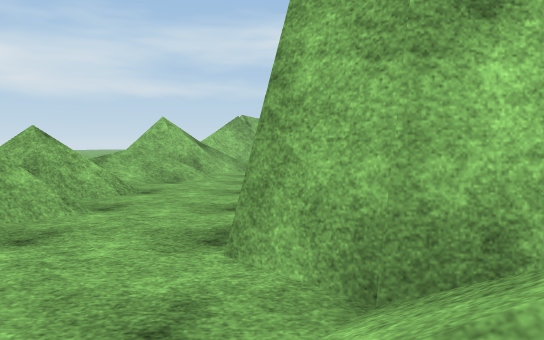
View 1 (above)

23 first-person views from a walk through a scene from a Unity 3-D project. The camera is 1.3 m above the floor, tilts 4° down and sees 70° across. The floor is counted in squares, 2 m on a side. Each view is taken from the middle of a square. On the plan, view 1 faces up. The plan holds only what a view shows up to about 11 squares ahead; the rest is blank. The place goes on beyond the plan. Surface patterns are stand-ins for the level's own textures.

View 2
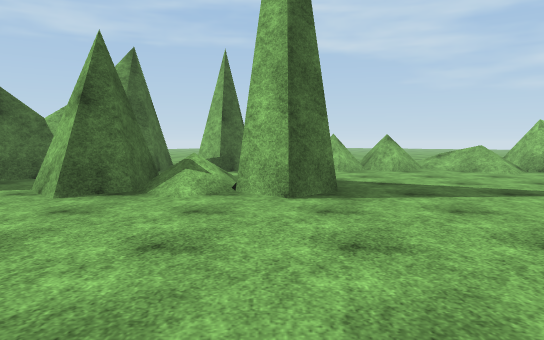

View 3
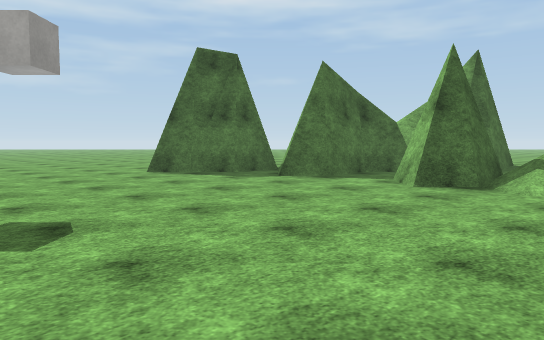

View 4
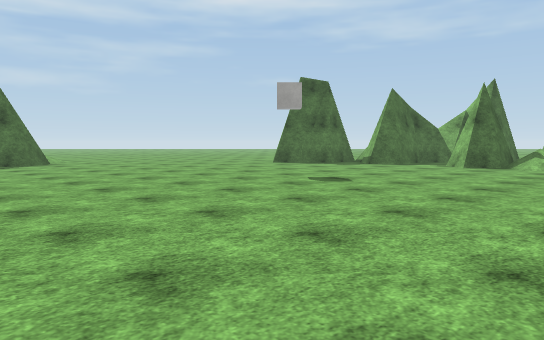

View 5
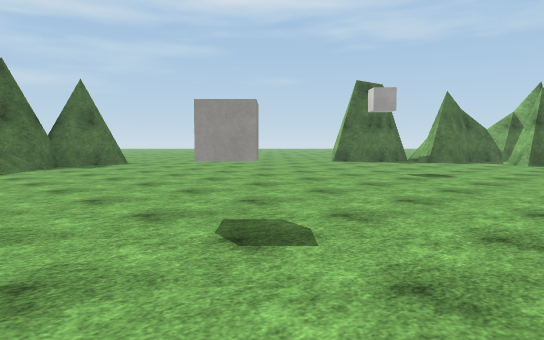

View 6
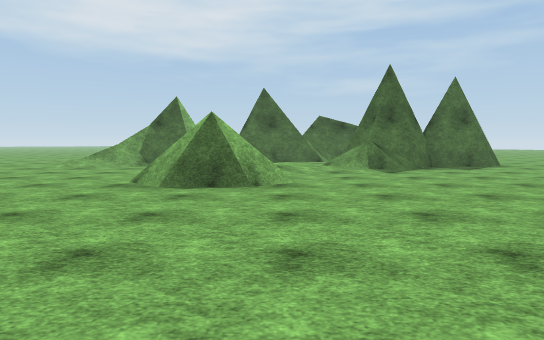

View 7
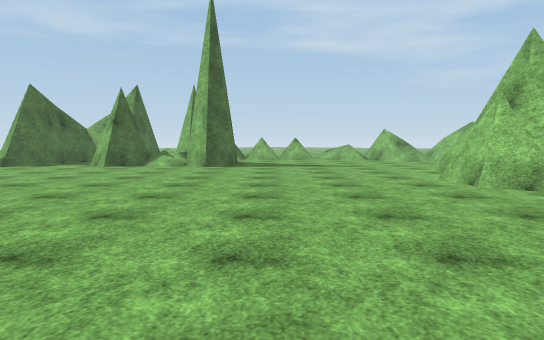

View 8
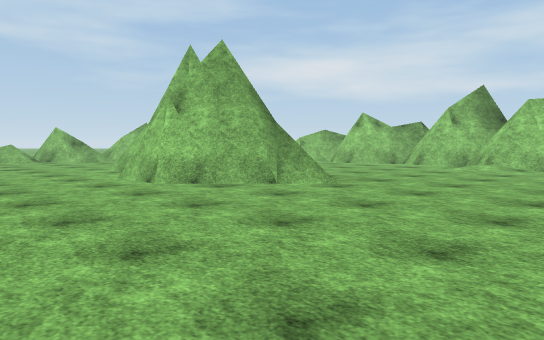

View 9
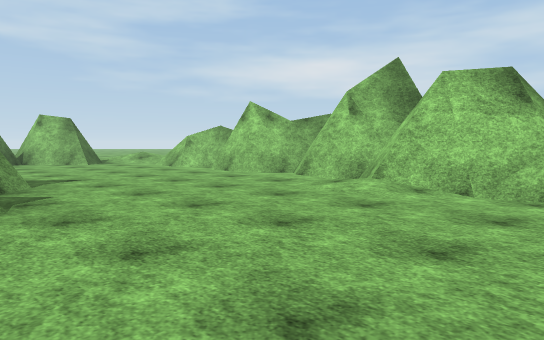

View 10
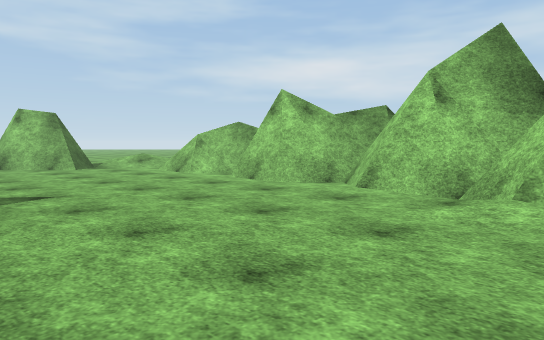

View 11
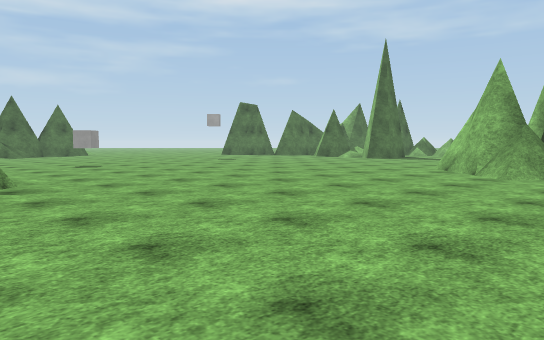

View 12
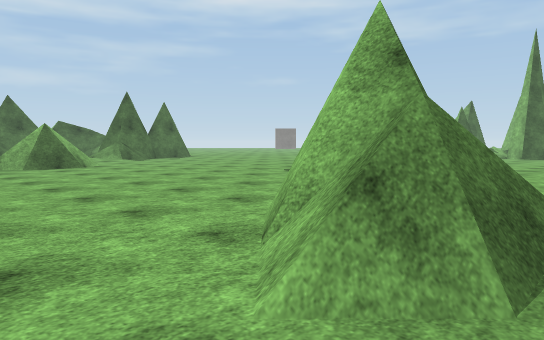

View 13
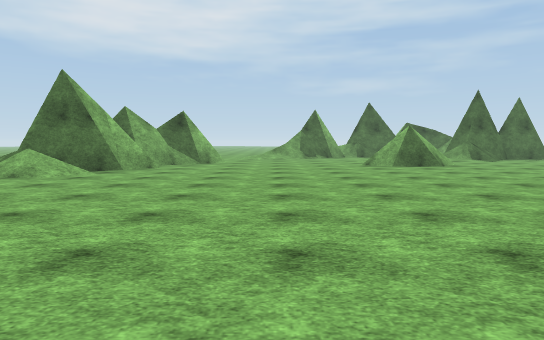

View 14
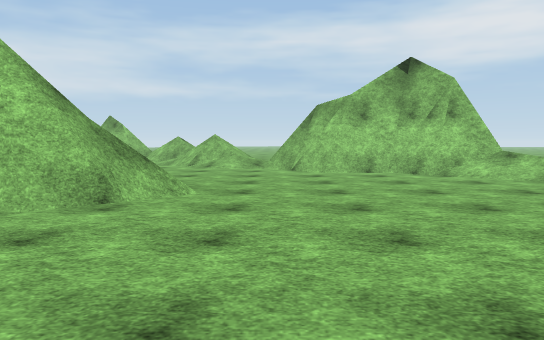

View 15
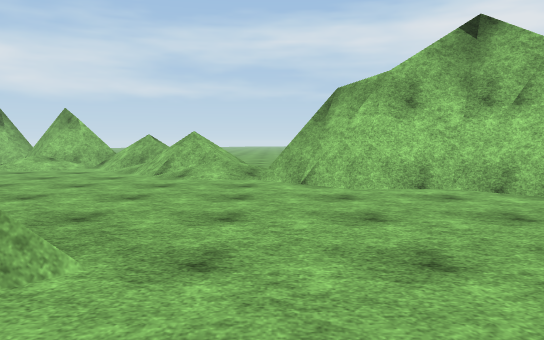

View 16
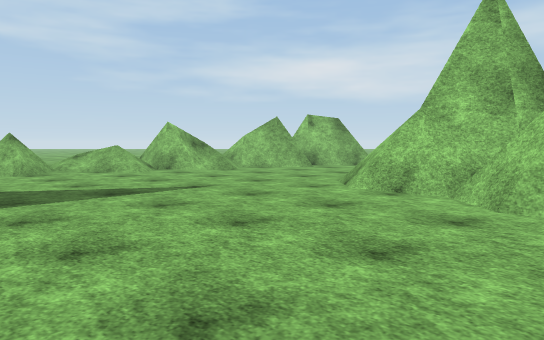

View 17
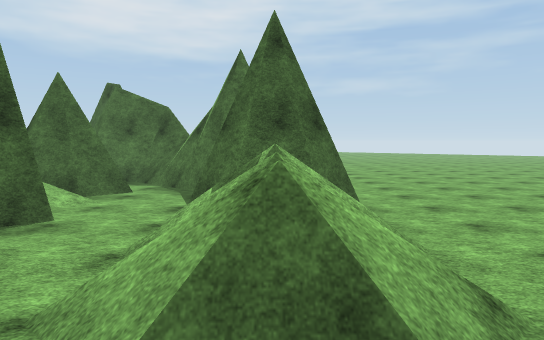

View 18
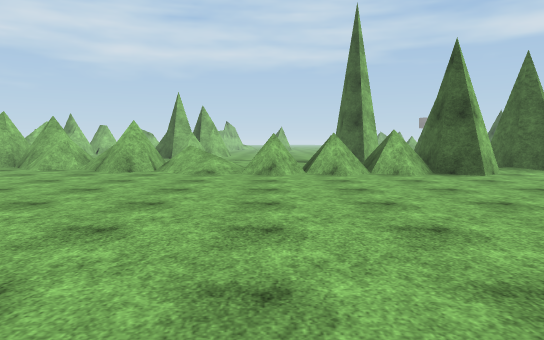

View 19
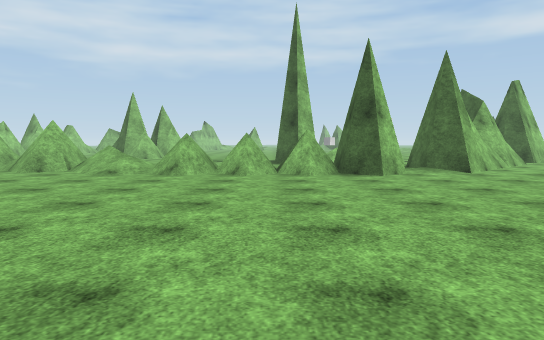

View 20
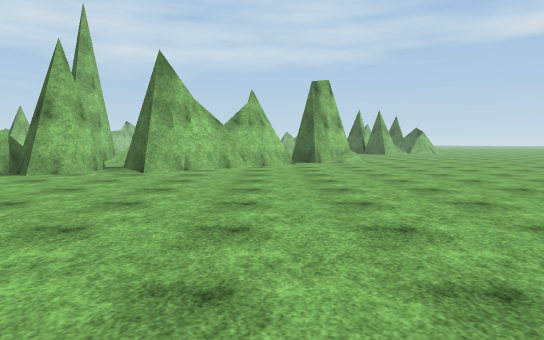

View 21
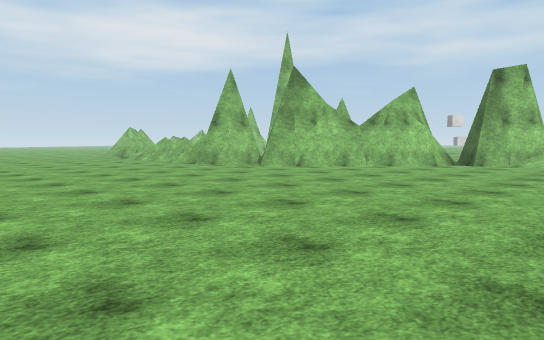

View 22
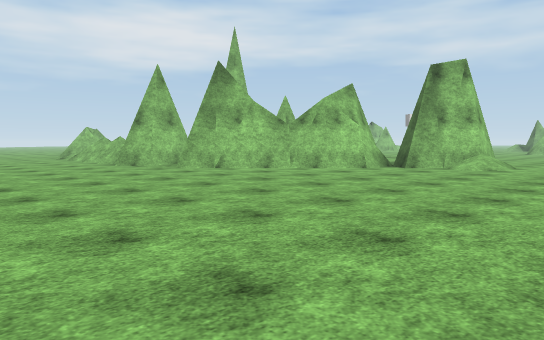

View 23
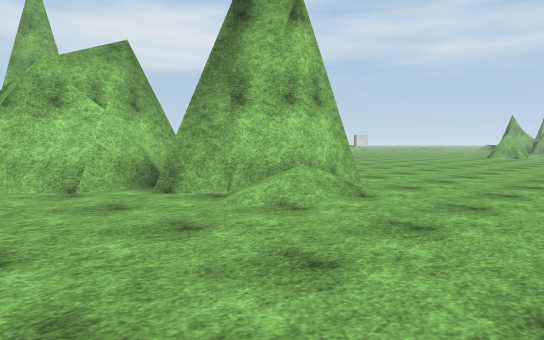

### Floor plan
Key: @ floor where view 1 was taken; # wall or solid block; x gap in a wall; . floor; / step, stairs or slope; = window, fence, low wall or low ledge; v drop or lower ground; O other object.
Columns run from 12 left of view 1 to 24 right of it. Each row starts with its distance up from view 1.
 15             ///==########
 14             #.........##/##
 13             #............ ###
 12           .##.............///=
 11         ..###................///
 10        ...x/...   ##..........///#
  9      ....#=/....######...........###
  8     .....##/....#####..............##
  7   ......////......##.................
  6  .......///.................///......
  5 ......../=/................./#//.....
  4  ......./v/.................###.....
  3 ......../v/.........................
  2  .......///.###......................
  1   ......###.///......................
  0    ......x/.@##......................
 -1   .......##/###..........O...........
 -2   .......###/........................
 -3  .........#####......................
 -4 ...........###/...................../
 -5  ............##/............###...../
 -6  ............###/.........../  ...
 -7  ............///............/  ....
 -8  ........................////  ....
 -9  ..................  ...##//   ..//
-10    .... ......   ..  .####/     //

Positions as (right, up) in squares from view 1, and headings:
1: (0, 0), facing up
2: (7, 2), facing left
3: (8, 2), facing down-left
4: (13, 3), facing down-left
5: (15, 2), facing down-left
6: (16, 1), facing down
7: (13, 4), facing left
8: (13, 4), facing up-left
9: (13, 9), facing up-left
10: (11, 10), facing up-left
11: (17, 11), facing down-left
12: (20, 6), facing down-left
13: (21, 6), facing down
14: (20, 0), facing up
15: (20, 3), facing up
16: (7, 3), facing up-left
17: (-3, 7), facing down
18: (-12, 5), facing right
19: (-12, 3), facing right
20: (-12, -4), facing right
21: (-11, -9), facing up-right
22: (-9, -10), facing up-right
23: (-2, -10), facing up-right
